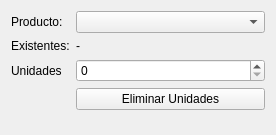
<?xml version="1.0" encoding="UTF-8"?>
<ui version="4.0">
 <class>EgresoForm</class>
 <widget class="QWidget" name="EgresoForm">
  <property name="geometry">
   <rect>
    <x>0</x>
    <y>0</y>
    <width>276</width>
    <height>135</height>
   </rect>
  </property>
  <property name="windowTitle">
   <string>Form</string>
  </property>
  <layout class="QGridLayout" name="gridLayout">
   <item row="0" column="0">
    <layout class="QFormLayout" name="formLayout">
     <item row="0" column="0">
      <widget class="QLabel" name="label">
       <property name="text">
        <string>Producto:</string>
       </property>
      </widget>
     </item>
     <item row="0" column="1">
      <widget class="QComboBox" name="productosComboBox"/>
     </item>
     <item row="1" column="0">
      <widget class="QLabel" name="label_2">
       <property name="text">
        <string>Existentes:</string>
       </property>
      </widget>
     </item>
     <item row="1" column="1">
      <widget class="QLabel" name="unidadesExistentesLabel">
       <property name="text">
        <string>-</string>
       </property>
      </widget>
     </item>
     <item row="2" column="0">
      <widget class="QLabel" name="label_4">
       <property name="text">
        <string>Unidades</string>
       </property>
      </widget>
     </item>
     <item row="2" column="1">
      <widget class="QSpinBox" name="eliminarUnidadesSpinBox"/>
     </item>
     <item row="3" column="1">
      <widget class="QPushButton" name="eliminarButton">
       <property name="text">
        <string>Eliminar Unidades</string>
       </property>
      </widget>
     </item>
    </layout>
   </item>
  </layout>
 </widget>
 <resources/>
 <connections/>
</ui>
